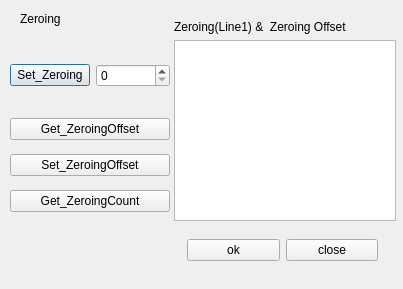
<?xml version="1.0" encoding="UTF-8"?>
<ui version="4.0">
 <class>DlgZeroing</class>
 <widget class="QDialog" name="DlgZeroing">
  <property name="geometry">
   <rect>
    <x>0</x>
    <y>0</y>
    <width>403</width>
    <height>289</height>
   </rect>
  </property>
  <property name="windowTitle">
   <string>Dialog</string>
  </property>
  <widget class="QLabel" name="label_2">
   <property name="geometry">
    <rect>
     <x>20</x>
     <y>10</y>
     <width>61</width>
     <height>17</height>
    </rect>
   </property>
   <property name="text">
    <string>Zeroing</string>
   </property>
  </widget>
  <widget class="QWidget" name="horizontalLayoutWidget">
   <property name="geometry">
    <rect>
     <x>10</x>
     <y>50</y>
     <width>160</width>
     <height>51</height>
    </rect>
   </property>
   <layout class="QHBoxLayout" name="horizontalLayout">
    <item>
     <widget class="QPushButton" name="btnZeroing">
      <property name="text">
       <string>Set_Zeroing</string>
      </property>
     </widget>
    </item>
    <item>
     <widget class="QSpinBox" name="sbIndex"/>
    </item>
   </layout>
  </widget>
  <widget class="QWidget" name="verticalLayoutWidget">
   <property name="geometry">
    <rect>
     <x>10</x>
     <y>110</y>
     <width>160</width>
     <height>111</height>
    </rect>
   </property>
   <layout class="QVBoxLayout" name="verticalLayout">
    <item>
     <widget class="QPushButton" name="btnGetZeroingOffset">
      <property name="text">
       <string>Get_ZeroingOffset</string>
      </property>
     </widget>
    </item>
    <item>
     <widget class="QPushButton" name="btnSetZeroingOffset">
      <property name="text">
       <string>Set_ZeroingOffset</string>
      </property>
     </widget>
    </item>
    <item>
     <widget class="QPushButton" name="btnGetZeroingCount">
      <property name="text">
       <string>Get_ZeroingCount</string>
      </property>
     </widget>
    </item>
   </layout>
  </widget>
  <widget class="QWidget" name="horizontalLayoutWidget_2">
   <property name="geometry">
    <rect>
     <x>187</x>
     <y>230</y>
     <width>191</width>
     <height>41</height>
    </rect>
   </property>
   <layout class="QHBoxLayout" name="horizontalLayout_2">
    <item>
     <widget class="QPushButton" name="btnOk">
      <property name="text">
       <string>ok</string>
      </property>
     </widget>
    </item>
    <item>
     <widget class="QPushButton" name="btnClose">
      <property name="text">
       <string>close</string>
      </property>
     </widget>
    </item>
   </layout>
  </widget>
  <widget class="QWidget" name="verticalLayoutWidget_2">
   <property name="geometry">
    <rect>
     <x>174</x>
     <y>20</y>
     <width>222</width>
     <height>201</height>
    </rect>
   </property>
   <layout class="QVBoxLayout" name="verticalLayout_2">
    <item>
     <widget class="QLabel" name="label">
      <property name="text">
       <string>Zeroing(Line1) &amp;  Zeroing Offset</string>
      </property>
     </widget>
    </item>
    <item>
     <widget class="QTextEdit" name="txtZeroingOffset"/>
    </item>
   </layout>
  </widget>
 </widget>
 <resources/>
 <connections/>
</ui>
